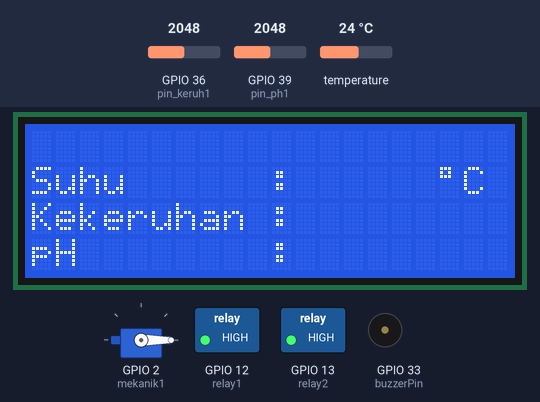
Recording of a sketch running on a simulated ESP32. Shown: 20×4 character LCD, servo, switched loads named in the sketch (green lamp = pin HIGH), buzzer (waves = sounding, pin HIGH). The inputs (shaded band) are chosen by the test bench; at power-on: GPIO 36 (pin_keruh1) = 2048, temperature 24 °C, GPIO 39 (pin_ph1) = 2048. The local clock reads 2024-03-15 10:24:30 at power-on unless the sketch sets it; what the sketch prints to the serial monitor is not drawn.

Above: at 4.3 s.
4.4 s: GPIO 36 (pin_keruh1) set to 3280
At 5.7 s:
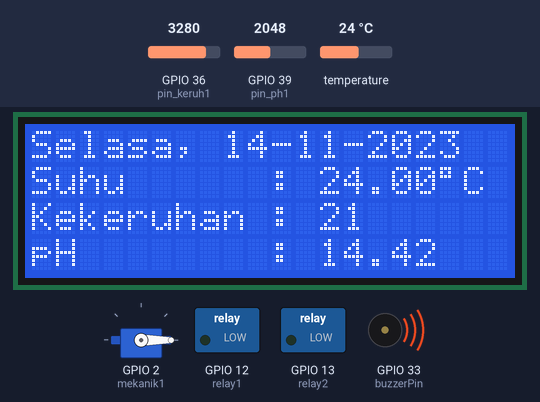
17.7 s: GPIO 36 (pin_keruh1) set to 3366
At 20.1 s:
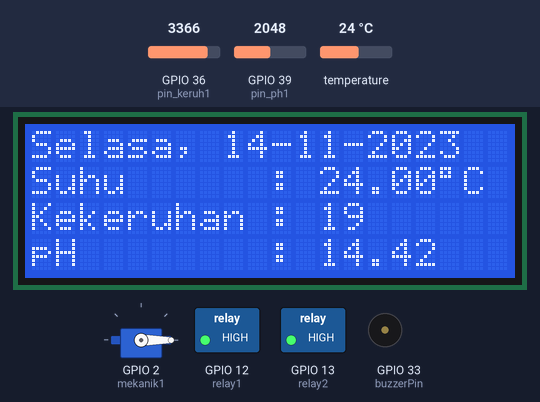
25.4 s: temperature set to 12 °C
At 27.5 s:
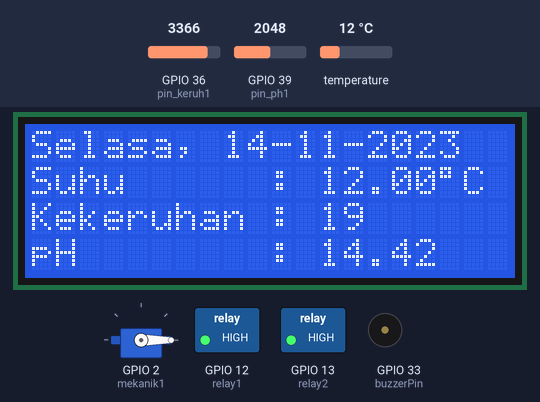
33.1 s: GPIO 39 (pin_ph1) set to 2866
At 34.3 s:
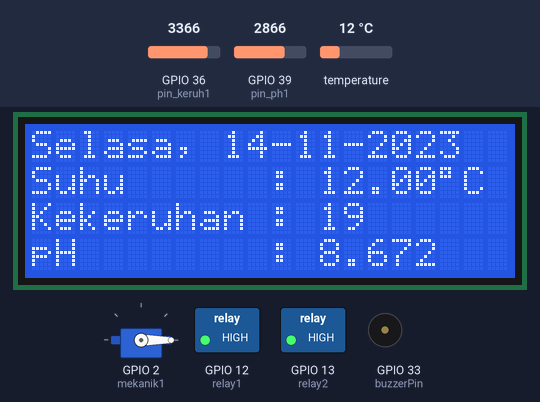
40.8 s: temperature set to 19 °C
48.5 s: GPIO 39 (pin_ph1) set to 3127
At 49.6 s:
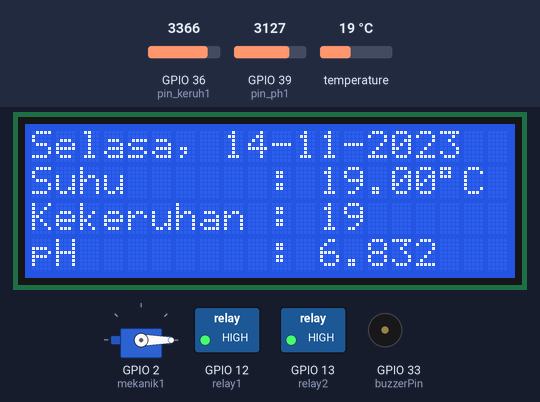
56.2 s: GPIO 39 (pin_ph1) set to 3207
At 57.6 s:
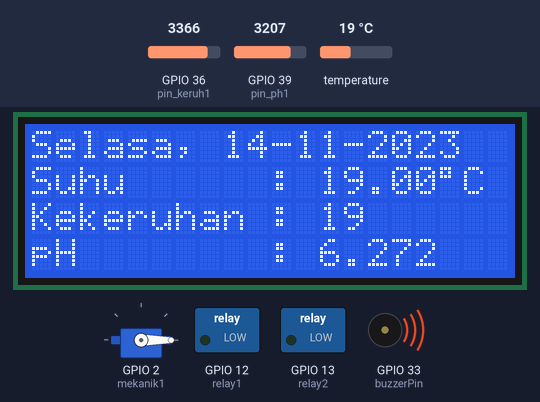
Timing chart, 0 to 64.9 s (numbered marks = the images above; inputs shaded):
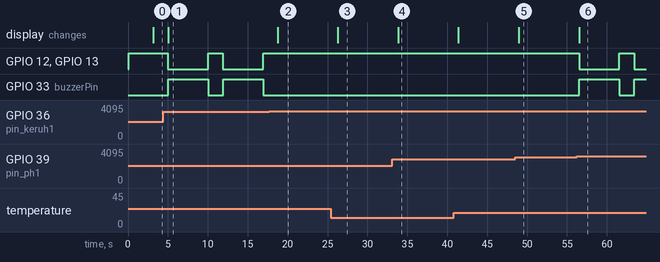

The sketch:

test_no_blynk.ino
```cpp
#include <Wire.h>
#include <LiquidCrystal_I2C.h>
#include "RTClib.h"
#include <ESP32Servo.h>
#include <OneWire.h>
#include <DallasTemperature.h>
//#include <WiFi.h>
//#include <WiFiClient.h>
//#include <BlynkSimpleEsp32.h>
//#define BLYNK_PRINT Serial

/*
   ANALOG
   Turbidity          D36 / VP
   pH                 D39 / VN
*/

/* DIGITAL
   Temperature        D5
   Buzzer             D33
   Servo              D2
*/

/*
   SDA                D21
   SCL                D22
   GND                GND
*/

/*
  Relay1              D34
  Relay1              D35
*/

LiquidCrystal_I2C lcd(0x27, 20, 4);

//char auth[] = "4GQPj-DQPFGC2JUo5N5R2Je2Gu9vbk8T";  //Enter your Blynk Auth token
//char ssid[] = "iPhone";  //Enter your WIFI SSID
//char pass[] = "12345678";  //Enter your WIFI Password

// RTC DS3231
RTC_DS3231 rtc;

char dataHari[7][12] = {"Minggu", "Senin", "Selasa", "Rabu", "Kamis", "Jumat", "Sabtu"};
String hari;
int tanggal, bulan, tahun, jam, menit, detik;

// Servo
Servo mekanik1;

// Sensor Suhu DS18B20
#define ONE_WIRE_BUS1 5

// Inisialisasi objek OneWire dan DallasTemperature
OneWire oneWire1(ONE_WIRE_BUS1);
DallasTemperature sensorSuhu1(&oneWire1);

float suhukolam1;

// Sensor Turbidity SEN0189
const int pin_keruh1 = 36;

int nilai_analog_keruh1;
int kolam1;
int keruhkolam1;

// Sensor pH PH4502C
const int pin_ph1 = 39;

float nilai_analog_ph1;
float kalibrasi1;
float Ph1;
float Ph_Kolam1;

// Relay
const int relay1 = 12;
const int relay2 = 13;
int relayON = LOW;
int relayOFF = HIGH;

const byte buzzerPin = 33;

void setup() {
  Serial.begin(9600);

  //  WiFi.begin(ssid, pass); // Ganti dengan nama dan kata sandi WiFi Anda
  //  while (WiFi.status() != WL_CONNECTED) {
  //    delay(1000);
  //    Serial.println("Connecting to WiFi...");
  //  }
  //  Serial.println("Connected to WiFi");
  //
  //  Blynk.begin(auth, ssid, pass, "blynk.cloud", 80);

  // Sensor
  sensorSuhu1.begin();
  pinMode(pin_keruh1, INPUT);
  pinMode(pin_ph1, INPUT);
  pinMode(buzzerPin, OUTPUT);

  Wire.begin(21, 22);
  lcd.init();
  lcd.backlight();

  if (! rtc.begin()) {
    Serial.println("RTC Tidak Ditemukan");
    Serial.flush();
    abort();
  }

  rtc.adjust(DateTime(F(__DATE__), F(__TIME__)));

  // Aktuator : Servo
  mekanik1.attach(2); // Hubungkan servo ke pin D2 pada ESP32
  mekanik1.write(0);

  // Relay
  pinMode(relay1, OUTPUT);
  pinMode(relay2, OUTPUT);
  digitalWrite(relay1, relayOFF);
  digitalWrite(relay2, relayOFF);

  lcd.setCursor(5, 0);
  lcd.print("WELCOME!!!");
  lcd.setCursor(2, 1);
  lcd.print("SMART AQUACULTURE");
  lcd.setCursor(0, 2);
  lcd.print("CONTROL & MONITORING");
  lcd.setCursor(2, 3);
  lcd.print("FOR WATER QUALITY");
  delay(3000);
  lcd.clear();

  lcd.setCursor(0, 1);
  lcd.print("Suhu      :  ");
  lcd.setCursor (17, 1);
  lcd.print ((char)223);
  lcd.print ("C");
  lcd.setCursor(0, 2);
  lcd.print("Kekeruhan : ");
  lcd.setCursor(0, 3);
  lcd.print("pH        :   ");
}

void loop() {
  //  Blynk.run();//Run the Blynk library

  bacartc();

  // Suhu
  suhukolam1 = bacasuhu1();
  //  Blynk.virtualWrite(V0, suhukolam1);
  Serial.println(suhukolam1);
  // Kekeruhan
  keruhkolam1 = bacakeruh1();
  //  Blynk.virtualWrite(V1, keruhkolam1);
  Serial.println(keruhkolam1);
  // pH
  Ph_Kolam1 = bacapH1();
  //  Blynk.virtualWrite(V2, Ph_Kolam1);
  Serial.println(Ph_Kolam1);

  bacaLcd();

  // Servo nyala pakan ikan
  if ((jam == 9 && menit == 00 && detik == 30) || (jam == 15 && menit == 00 && detik == 30)) {
    servoputar(10);
  }

  //  // Widget LED Servo
  //  if ((jam == 9 && menit == 00 && detik == 30) || (jam == 15 && menit == 00 && detik == 30)) {
  //    WidgetLED LED(V8);
  //    LED.on();
  //    delay(5000);
  //  } else {
  ////    WidgetLED LED(V8);
  ////    LED.off();
  //  }

  // Suhu
  if (suhukolam1 > 34.0) {
    digitalWrite(relay1, relayON);
    digitalWrite(relay2, relayON);
    //    Blynk.logEvent("tingkat_suhu", "Pemberitahuan! Suhu aquarium saat ini telah melebihi batas normal / tinggi (Suhu > 34 °C)"); //Enter your Event Name
    bacaLcd();
    //    WidgetLED LED(V5);
    //    LED.on();
    digitalWrite(buzzerPin, HIGH);
    delay(5000);
    digitalWrite(relay1, relayOFF);
    digitalWrite(relay2, relayOFF);
    digitalWrite(buzzerPin, LOW);
  } else {
    bacaLcd();
    //    WidgetLED LED(V5);
    //    LED.off();
    digitalWrite(buzzerPin, LOW);
  }

  // Kekeruhan
  if (keruhkolam1 > 20) {
    digitalWrite(relay1, relayON);
    digitalWrite(relay2, relayON);
    //    Blynk.logEvent("tingkat_keruh", "Pemberitahuan! Tingkat kekeruhan air dalam aquarium telah melebihi batas keruh (Tingkat Keruh > 50 NTU)."); //Enter your Event Name
    bacaLcd();
    //    WidgetLED LED(V6);
    //    LED.on();
    digitalWrite(buzzerPin, HIGH);
    delay(5000);
    digitalWrite(relay1, relayOFF);
    digitalWrite(relay2, relayOFF);
    digitalWrite(buzzerPin, LOW);
  } else {
    bacaLcd();
    //    WidgetLED LED(V6);
    //    LED.off();
    digitalWrite(buzzerPin, LOW);
  }

  // pH
  if (Ph_Kolam1 < 6.5) {
    digitalWrite(relay1, relayON);
    digitalWrite(relay2, relayON);
    //    Blynk.logEvent("tingkat_ph", "pH di dalam aquarium telah berada di bawah kondisi netral / terlalu asam (pH < 7)"); //Enter your Event Name
    bacaLcd();
    //    WidgetLED LED(V7);
    //    LED.on();
    digitalWrite(buzzerPin, HIGH);
    delay(5000);
    digitalWrite(relay1, relayOFF);
    digitalWrite(relay2, relayOFF);
    digitalWrite(buzzerPin, LOW);
  } else {
    bacaLcd();
    //    WidgetLED LED(V7);
    //    LED.off();
    digitalWrite(buzzerPin, LOW);
  }
}

float bacasuhu1() {
  sensorSuhu1.requestTemperatures();
  float suhu1 = sensorSuhu1.getTempCByIndex(0);
  return suhu1;
}

int bacakeruh1() {
  nilai_analog_keruh1 = analogRead(pin_keruh1) / 4;
  kolam1 = map(nilai_analog_keruh1, 0, 1023, 100, 1);
  return kolam1;
}

float bacapH1() {
  nilai_analog_ph1 = analogRead(pin_ph1) / 4;
  kalibrasi1 = 1023 - nilai_analog_ph1;
  Ph1 = (7 * kalibrasi1) / 248;

  return Ph1;
}

void bacartc() {
  DateTime now = rtc.now();
  hari    = dataHari[now.dayOfTheWeek()];
  tanggal = now.day(), DEC;
  bulan   = now.month(), DEC;
  tahun   = now.year(), DEC;
  jam     = now.hour(), DEC;
  menit   = now.minute(), DEC;
  detik   = now.second(), DEC;

  Serial.println(String() + hari + ", " + tanggal + "-" + bulan + "-" + tahun);
  Serial.println(String() + jam + ":" + menit + ":" + detik);
  delay(1000);
}

void bacaLcd() {
  lcd.setCursor(0, 0);
  lcd.print(String() + hari + ", " + tanggal + "-" + bulan + "-" + tahun);
  lcd.setCursor(12, 1);
  lcd.print (suhukolam1);
  lcd.setCursor(12, 2);
  lcd.print(keruhkolam1);
  lcd.setCursor(12, 3);
  lcd.print(Ph_Kolam1);
}

void servoputar(int jumlah) {
  for (int i = 1; i <= jumlah; i++) {
    mekanik1.write(180);
    delay(100);
    mekanik1.write(0);
    delay(100);
  }
}
```

Measured:
- the behaviour switches between 3307 and 3308 on GPIO 36 (pin_keruh1) (found by bisection; images 1 and 2)
- the behaviour switches between 3171 and 3172 on GPIO 39 (pin_ph1) (found by bisection; images 5 and 6)
- after the input at 4.4 s, the display: changes after 0.64 s (image 1)
- after the input at 17.7 s, GPIO 12 (relay1), GPIO 13 (relay2): stays HIGH (without the input it goes to LOW after 1.1 s); GPIO 33 (buzzerPin): stays LOW (without the input it goes to HIGH after 1.1 s); the display: changes after 1.0 s (image 2)
- after the input at 25.4 s, the display: changes after 0.90 s (image 3)
- after the input at 33.1 s, the display: changes after 0.76 s (image 4)
- after the input at 48.5 s, the display: changes after 0.43 s (image 5)
- after the input at 56.2 s, GPIO 12 (relay1), GPIO 13 (relay2): HIGH → LOW after 0.33 s, → HIGH 5.0 s later, → LOW 1.9 s later; GPIO 33 (buzzerPin): LOW → HIGH after 0.36 s, → LOW 5.0 s later, → HIGH 1.9 s later; the display: changes after 0.36 s (image 6)
